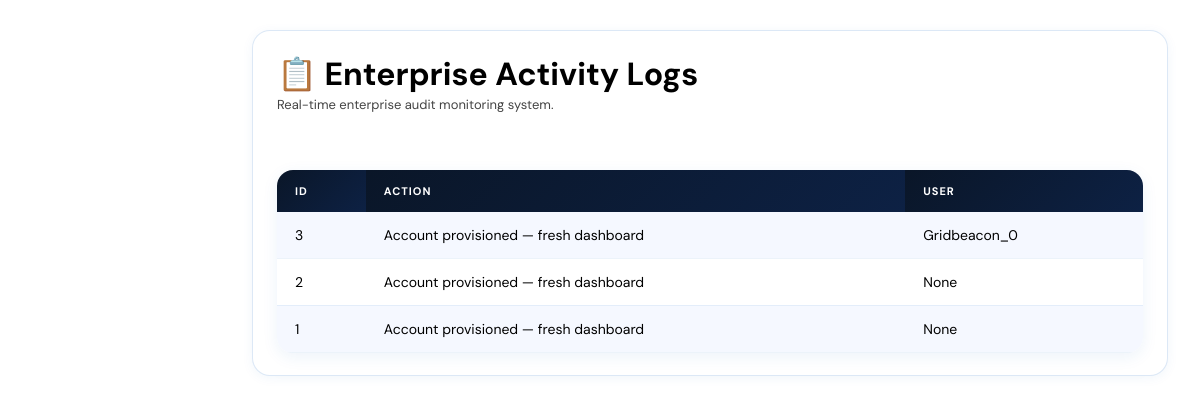
Before: /logs (signed in) with the older database file.
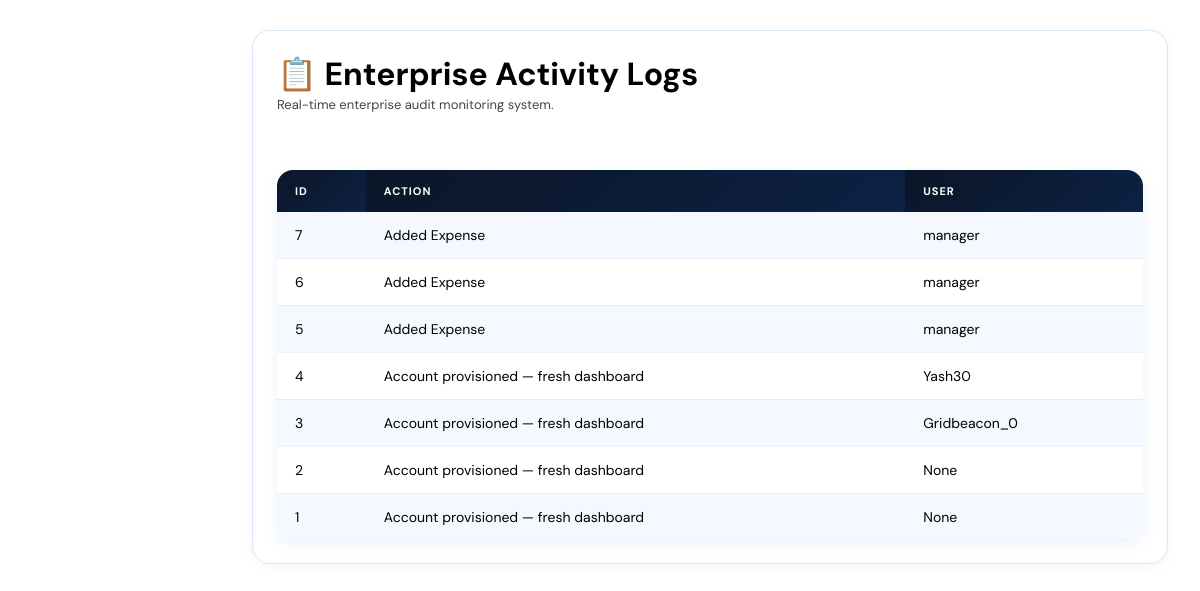
After: the same page with the newer database file.
### tables this page shows
CREATE TABLE logs (
        id INTEGER PRIMARY KEY,
        action TEXT,
        username TEXT,
        timestamp DATETIME DEFAULT CURRENT_TIMESTAMP
    );

### app.py (the view)
@app.route("/logs")
@login_required
@role_required("manager")
def logs():
    conn = sqlite3.connect("database.db")
    cur = conn.cursor()
    cur.execute("SELECT * FROM logs ORDER BY id DESC")
    logs = cur.fetchall()
    conn.close()
    return render_template("logs.html", logs=logs)

### utils/auth.py (called while the page is built)
def login_required(f):
    @wraps(f)
    def decorated(*args, **kwargs):
        if "user" not in session:
            return redirect(url_for("index"))
        return f(*args, **kwargs)
    return decorated

def role_required(role):
    def decorator(f):
        @wraps(f)
        def decorated(*args, **kwargs):
            if session.get("role") != role:
                return redirect(url_for("dashboard"))
            return f(*args, **kwargs)
        return decorated
    return decorator

### templates/logs.html (shortened to what this page needs)
<!DOCTYPE html>
<html lang="en">
<head>
    <link rel="stylesheet"
    href="{{ url_for('static', filename='style.css') }}">
</head>
<body>
<div class="main-content">
    <div class="glass-card">
        <h1>
            📋 Enterprise Activity Logs
        </h1>
        <p>
            Real-time enterprise audit monitoring system.
        </p>
        <br>
        <table width="100%">
            <tr>
                <th>ID</th>
                <th>Action</th>
                <th>User</th>
            </tr>
            {% for log in logs %}
            <tr>
                <td>{{ log[0] }}</td>
                <td>{{ log[1] }}</td>
                <td>{{ log[2] }}</td>
            </tr>
            {% endfor %}
        </table>
    </div>
</div>
</body>
</html>

### static/style.css (style rules this page uses)
* { margin: 0; padding: 0; box-sizing: border-box; }
body { font-family: 'DM Sans', sans-serif; background: #ffffff; color: #000000; overflow-x: hidden; min-height: 100vh; display: flex; }
.main-content { margin-left: 220px; padding: 30px 32px; min-height: 100vh; width: calc(100% - 220px); background: #ffffff; display: flex; flex-direction: column; gap: 18px; animation: pageLoad .5s ease both; }
.glass-card { background: #ffffff; border: 1px solid rgba(21,101,192,.15); border-radius: 18px; padding: 22px 24px; box-shadow: 0 2px 12px rgba(21,101,192,.06); transition: transform .28s cubic-bezier(.22,1,.36,1), box-shadow .28s, background .28s, border-color .28s; animation: popIn .45s ease .4s both; }
.glass-card > p { color: #444444; font-size: 13px; line-height: 1.5; margin-bottom: 14px; transition: color .28s; }
table { width: 100%; border-collapse: collapse; margin-top: 20px; overflow: hidden; border-radius: 16px; background: #ffffff; box-shadow: 0 4px 16px rgba(21,101,192,.08); }
th { background: linear-gradient(135deg, #0a1628, #0d2144); color: #ffffff; padding: 14px 18px; text-align: left; font-size: 11px; font-weight: 700; letter-spacing: 1px; text-transform: uppercase; }
td { padding: 14px 18px; border-bottom: 1px solid rgba(21,101,192,.08); color: #000000; font-size: 14px; transition: .25s ease; }
tr:nth-child(even) td { background: #f5f8ff; }

Changed rows visible on the page:
added logs: id "7", action "Added Expense", username "manager"
added logs: id "6", action "Added Expense", username "manager"
added logs: id "5", action "Added Expense", username "manager"
added logs: id "4", action "Account provisioned — fresh dashboard", username "Yash30"
